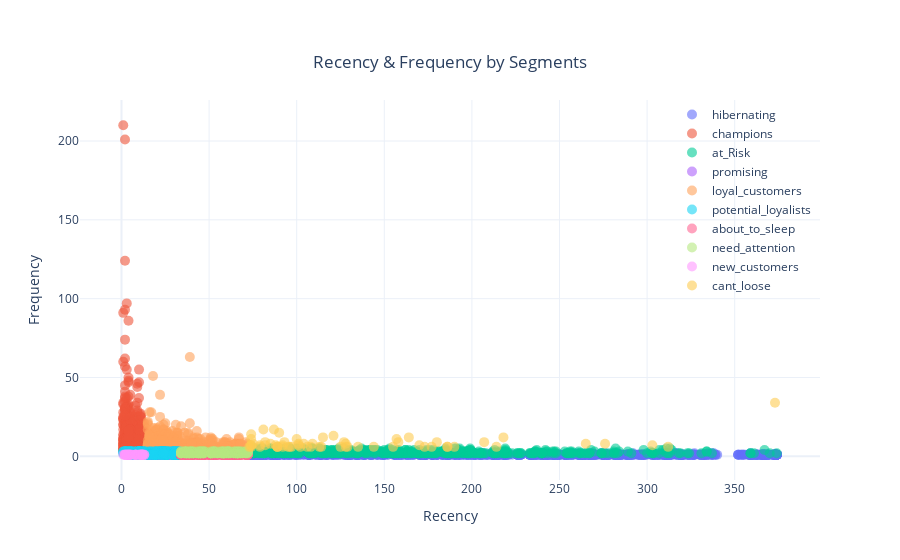

Source (notebook cell):
### Code cell
fig = go.Figure()
for i in rfm['segment'].unique():
    fig.add_trace(go.Scatter(x=rfm[rfm['segment']==i]['Recency'],
                           y=rfm[rfm['segment']==i]['Frequency'],
                           mode='markers', name=str(i),showlegend = True,
                           marker = dict(size = 10,opacity = 0.6)))

fig.update_layout(title={'text': "Recency & Frequency by Segments",'y':0.9,'x':0.5,
                          'xanchor': 'center','yanchor': 'top'},
                  legend=dict(x=0.8,y=1,bgcolor='rgba(255, 255, 255, 0)'),
                  xaxis = dict(title='Recency'),
                  yaxis=dict(title='Frequency'),
                  template='plotly_white')

fig.show()

### Figure 1 — Plotly figure (JSON) as saved in the notebook; plotly's stock layout.template omitted (floating-point values rounded to 4 significant figures; data arrays with more than 128 entries replaced by an {"elided": "..."} marker saying what was removed)
{"data": [{"marker": {"opacity": 0.6, "size": 10}, "mode": "markers", "name": "hibernating", "showlegend": true, "type": "scatter", "x": {"elided": "1071 int values"}, "y": {"elided": "1071 int values"}}, {"marker": {"opacity": 0.6, "size": 10}, "mode": "markers", "name": "champions", "showlegend": true, "type": "scatter", "x": {"elided": "633 int values"}, "y": {"elided": "633 int values"}}, {"marker": {"opacity": 0.6, "size": 10}, "mode": "markers", "name": "at_Risk", "showlegend": true, "type": "scatter", "x": {"elided": "593 int values"}, "y": {"elided": "593 int values"}}, {"marker": {"opacity": 0.6, "size": 10}, "mode": "markers", "name": "promising", "showlegend": true, "type": "scatter", "x": [19, 26, 22, 23, 15, 31, 30, 18, 22, 30, 22, 19, 30, 20, 19, 23, 25, 31, 18, 26, 19, 29, 20, 27, 23, 27, 15, 18, 15, 18, 24, 31, 27, 16, 32, 29, 19, 23, 20, 24, 18, 31, 20, 33, 33, 19, 23, 27, 18, 26, 17, 22, 27, 25, 17, 15, 25, 25, 16, 29, 22, 20, 30, 20, 26, 33, 15, 20, 26, 15, 31, 32, 19, 32, 26, 24, 22, 25, 16, 24, 23, 31, 26, 30, 25, 25, 29, 19, 18, 19, 23, 29, 18, 25, 16], "y": [1, 1, 1, 1, 1, 1, 1, 1, 1, 1, 1, 1, 1, 1, 1, 1, 1, 1, 1, 1, 1, 1, 1, 1, 1, 1, 1, 1, 1, 1, 1, 1, 1, 1, 1, 1, 1, 1, 1, 1, 1, 1, 1, 1, 1, 1, 1, 1, 1, 1, 1, 1, 1, 1, 1, 1, 1, 1, 1, 1, 1, 1, 1, 1, 1, 1, 1, 1, 1, 1, 1, 1, 1, 1, 1, 1, 1, 1, 1, 1, 1, 1, 1, 1, 1, 1, 1, 1, 1, 1, 1, 1, 1, 1, 1]}, {"marker": {"opacity": 0.6, "size": 10}, "mode": "markers", "name": "loyal_customers", "showlegend": true, "type": "scatter", "x": {"elided": "819 int values"}, "y": {"elided": "819 int values"}}, {"marker": {"opacity": 0.6, "size": 10}, "mode": "markers", "name": "potential_loyalists", "showlegend": true, "type": "scatter", "x": {"elided": "484 int values"}, "y": {"elided": "484 int values"}}, {"marker": {"opacity": 0.6, "size": 10}, "mode": "markers", "name": "about_to_sleep", "showlegend": true, "type": "scatter", "x": {"elided": "352 int values"}, "y": {"elided": "352 int values"}}, {"marker": {"opacity": 0.6, "size": 10}, "mode": "markers", "name": "need_attention", "showlegend": true, "type": "scatter", "x": {"elided": "187 int values"}, "y": {"elided": "187 int values"}}, {"marker": {"opacity": 0.6, "size": 10}, "mode": "markers", "name": "new_customers", "showlegend": true, "type": "scatter", "x": [5, 4, 4, 12, 8, 8, 4, 12, 1, 10, 10, 8, 6, 12, 2, 11, 11, 2, 8, 5, 12, 3, 13, 3, 5, 11, 12, 2, 4, 11, 9, 13, 5, 11, 3, 4, 3, 2, 8, 12, 11, 12], "y": [1, 1, 1, 1, 1, 1, 1, 1, 1, 1, 1, 1, 1, 1, 1, 1, 1, 1, 1, 1, 1, 1, 1, 1, 1, 1, 1, 1, 1, 1, 1, 1, 1, 1, 1, 1, 1, 1, 1, 1, 1, 1]}, {"marker": {"opacity": 0.6, "size": 10}, "mode": "markers", "name": "cant_loose", "showlegend": true, "type": "scatter", "x": [129, 135, 186, 144, 158, 114, 127, 276, 100, 125, 102, 74, 106, 89, 128, 109, 108, 93, 92, 104, 180, 79, 312, 218, 101, 170, 85, 96, 190, 121, 89, 74, 90, 89, 92, 88, 101, 74, 214, 113, 164, 73, 303, 87, 157, 81, 79, 97, 74, 265, 95, 207, 74, 128, 82, 373, 186, 75, 155, 115, 82, 177, 173], "y": [6, 6, 6, 6, 9, 6, 9, 8, 11, 6, 6, 6, 6, 6, 8, 8, 6, 9, 7, 8, 9, 7, 6, 12, 7, 7, 8, 6, 6, 13, 6, 14, 15, 6, 6, 7, 8, 7, 6, 6, 12, 6, 7, 17, 11, 17, 6, 6, 11, 8, 6, 9, 7, 6, 9, 34, 6, 8, 6, 12, 7, 6, 6]}], "layout": {"legend": {"bgcolor": "rgba(255, 255, 255, 0)", "x": 0.8, "y": 1}, "title": {"text": "Recency & Frequency by Segments", "x": 0.5, "xanchor": "center", "y": 0.9, "yanchor": "top"}, "xaxis": {"title": {"text": "Recency"}}, "yaxis": {"title": {"text": "Frequency"}}}}
